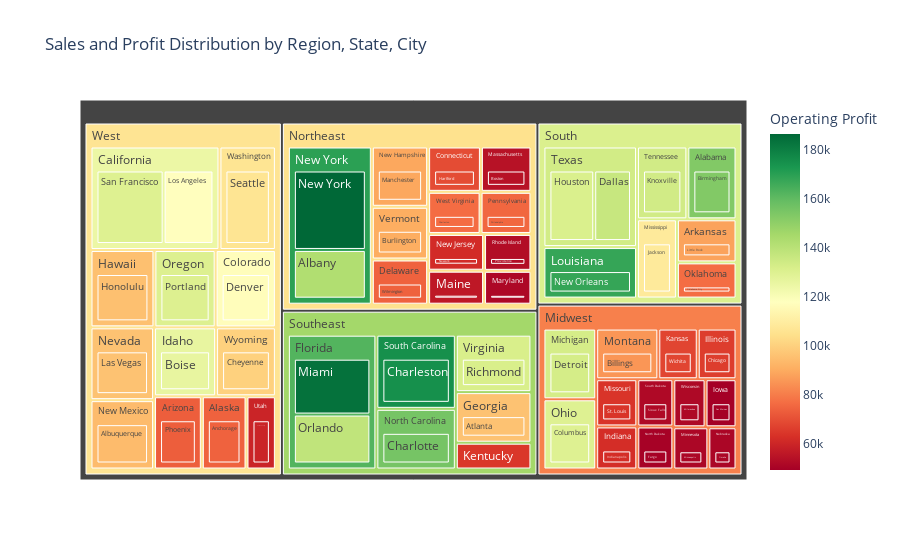

Source (notebook cell):
### Markdown cell above
# ***TREE MAP***
This code creates an interactive treemap visualization using Plotly Express to show the hierarchical distribution of total sales and operating profit across regions, states, and cities. The treemap is structured with three nested levels—Region at the top, then State, and finally City—allowing you to explore sales data at different geographic scales. The size of each rectangle corresponds to the total sales value, so larger blocks represent higher sales volumes. The color of each block reflects the operating profit, using a red-yellow-green ("RdYlGn") color scale where typically green indicates higher profit and red indicates lower or negative profit. Hovering over any block reveals detailed sales and profit figures formatted with commas for easier reading. This visualization provides an intuitive way to identify which locations contribute most to sales and profit, as well as how profit varies within the sales hierarchy.

### Code cell
#TREE MAP
fig = px.treemap(df,
                 path=['Region', 'State', 'City'],
                 values='Total Sales',
                 color='Operating Profit',
                 color_continuous_scale='RdYlGn',
                 title='Sales and Profit Distribution by Region, State, City',
                 hover_data={'Total Sales':':,.0f', 'Operating Profit':':,.0f'})

fig.show()

### Figure 1 — Plotly figure (JSON) as saved in the notebook; plotly's stock layout.template omitted (floating-point values rounded to 4 significant figures; data arrays with more than 128 entries replaced by an {"elided": "..."} marker saying what was removed)
{"data": [{"branchvalues": "total", "customdata": {"elided": "109x2 float values"}, "domain": {"x": [0, 1], "y": [0, 1]}, "hovertemplate": "labels=%{label}<br>Total Sales=%{customdata[0]:,.0f}<br>parent=%{parent}<br>id=%{id}<br>Operating Profit=%{color:,.0f}<extra></extra>", "ids": ["Northeast/New York/New York", "South/Texas/Houston", "West/California/San Francisco", "West/California/Los Angeles", "Midwest/Illinois/Chicago", "South/Texas/Dallas", "Northeast/Pennsylvania/Philadelphia", "West/Nevada/Las Vegas", "West/Colorado/Denver", "West/Washington/Seattle", "Southeast/Florida/Miami", "Midwest/Minnesota/Minneapolis", "Midwest/Montana/Billings", "South/Tennessee/Knoxville", "Midwest/Nebraska/Omaha", "South/Alabama/Birmingham", "Northeast/Maine/Portland", "West/Alaska/Anchorage", "West/Hawaii/Honolulu", "Southeast/Florida/Orlando", "Northeast/New York/Albany", "West/Wyoming/Cheyenne", "Southeast/Virginia/Richmond", "Midwest/Michigan/Detroit", "Midwest/Missouri/St. Louis", "West/Utah/Salt Lake City", "West/Oregon/Portland", "South/Louisiana/New Orleans", "West/Idaho/Boise", "West/Arizona/Phoenix", "West/New Mexico/Albuquerque", "Southeast/Georgia/Atlanta", "Southeast/South Carolina/Charleston", "Southeast/North Carolina/Charlotte", "Midwest/Ohio/Columbus", "Southeast/Kentucky/Louisville", "South/Mississippi/Jackson", "South/Arkansas/Little Rock", "South/Oklahoma/Oklahoma City", "Midwest/Kansas/Wichita", "Midwest/South Dakota/Sioux Falls", "Midwest/North Dakota/Fargo", "Midwest/Iowa/Des Moines", "Midwest/Wisconsin/Milwaukee", "Midwest/Indiana/Indianapolis", "Northeast/West Virginia/Charleston", "Northeast/Maryland/Baltimore", "Northeast/Delaware/Wilmington", "Northeast/New Jersey/Newark", "Northeast/Connecticut/Hartford", "Northeast/Rhode Island/Providence", "Northeast/Massachusetts/Boston", "Northeast/Vermont/Burlington", "Northeast/New Hampshire/Manchester", "Northeast/New York", "South/Texas", "West/California", "Midwest/Illinois", "Northeast/Pennsylvania", "West/Nevada", "West/Colorado", "West/Washington", "Southeast/Florida", "Midwest/Minnesota", "Midwest/Montana", "South/Tennessee", "Midwest/Nebraska", "South/Alabama", "Northeast/Maine", "West/Alaska", "West/Hawaii", "West/Wyoming", "Southeast/Virginia", "Midwest/Michigan", "Midwest/Missouri", "West/Utah", "West/Oregon", "South/Louisiana", "West/Idaho", "West/Arizona", "West/New Mexico", "Southeast/Georgia", "Southeast/South Carolina", "Southeast/North Carolina", "Midwest/Ohio", "Southeast/Kentucky", "South/Mississippi", "South/Arkansas", "South/Oklahoma", "Midwest/Kansas", "Midwest/South Dakota", "Midwest/North Dakota", "Midwest/Iowa", "Midwest/Wisconsin", "Midwest/Indiana", "Northeast/West Virginia", "Northeast/Maryland", "Northeast/Delaware", "Northeast/New Jersey", "Northeast/Connecticut", "Northeast/Rhode Island", "Northeast/Massachusetts", "Northeast/Vermont", "Northeast/New Hampshire", "Northeast", "South", "West", "Midwest", "Southeast"], "labels": ["New York", "Houston", "San Francisco", "Los Angeles", "Chicago", "Dallas", "Philadelphia", "Las Vegas", "Denver", "Seattle", "Miami", "Minneapolis", "Billings", "Knoxville", "Omaha", "Birmingham", "Portland", "Anchorage", "Honolulu", "Orlando", "Albany", "Cheyenne", "Richmond", "Detroit", "St. Louis", "Salt Lake City", "Portland", "New Orleans", "Boise", "Phoenix", "Albuquerque", "Atlanta", "Charleston", "Charlotte", "Columbus", "Louisville", "Jackson", "Little Rock", "Oklahoma City", "Wichita", "Sioux Falls", "Fargo", "Des Moines", "Milwaukee", "Indianapolis", "Charleston", "Baltimore", "Wilmington", "Newark", "Hartford", "Providence", "Boston", "Burlington", "Manchester", "New York", "Texas", "California", "Illinois", "Pennsylvania", "Nevada", "Colorado", "Washington", "Florida", "Minnesota", "Montana", "Tennessee", "Nebraska", "Alabama", "Maine", "Alaska", "Hawaii", "Wyoming", "Virginia", "Michigan", "Missouri", "Utah", "Oregon", "Louisiana", "Idaho", "Arizona", "New Mexico", "Georgia", "South Carolina", "North Carolina", "Ohio", "Kentucky", "Mississippi", "Arkansas", "Oklahoma", "Kansas", "South Dakota", "North Dakota", "Iowa", "Wisconsin", "Indiana", "West Virginia", "Maryland", "Delaware", "New Jersey", "Connecticut", "Rhode Island", "Massachusetts", "Vermont", "New Hampshire", "Northeast", "South", "West", "Midwest", "Southeast"], "marker": {"coloraxis": "coloraxis", "colors": [186600.0, 131200.0, 130000.0, 117700.0, 65950.0, 136500.0, 75430.0, 96030.0, 117000.0, 106200.0, 183700.0, 51300.0, 85370.0, 133900.0, 51040.0, 153100.0, 56090.0, 74350.0, 95420.0, 138300.0, 142600.0, 100100.0, 131600.0, 132800.0, 63870.0, 59550.0, 130400.0, 168000.0, 126200.0, 73480.0, 94130.0, 95890.0, 175100.0, 155600.0, 129800.0, 64680.0, 108500.0, 88190.0, 76700.0, 67780.0, 52030.0, 49830.0, 49320.0, 51810.0, 62090.0, 76580.0, 51520.0, 74240.0, 61750.0, 69400.0, 52910.0, 54350.0, 90450.0, 89280.0, 169800.0, 133600.0, 124700.0, 65950.0, 75430.0, 96030.0, 117000.0, 106200.0, 162500.0, 51300.0, 85370.0, 133900.0, 51040.0, 153100.0, 56090.0, 74350.0, 95420.0, 100100.0, 131600.0, 132800.0, 63870.0, 59550.0, 130400.0, 168000.0, 126200.0, 73480.0, 94130.0, 95890.0, 175100.0, 155600.0, 129800.0, 64680.0, 108500.0, 88190.0, 76700.0, 67780.0, 52030.0, 49830.0, 49320.0, 51810.0, 62090.0, 76580.0, 51520.0, 74240.0, 61750.0, 69400.0, 52910.0, 54350.0, 90450.0, 89280.0, 105000.0, 130800.0, 106200.0, 80830.0, 145800.0]}, "name": "", "parents": ["Northeast/New York", "South/Texas", "West/California", "West/California", "Midwest/Illinois", "South/Texas", "Northeast/Pennsylvania", "West/Nevada", "West/Colorado", "West/Washington", "Southeast/Florida", "Midwest/Minnesota", "Midwest/Montana", "South/Tennessee", "Midwest/Nebraska", "South/Alabama", "Northeast/Maine", "West/Alaska", "West/Hawaii", "Southeast/Florida", "Northeast/New York", "West/Wyoming", "Southeast/Virginia", "Midwest/Michigan", "Midwest/Missouri", "West/Utah", "West/Oregon", "South/Louisiana", "West/Idaho", "West/Arizona", "West/New Mexico", "Southeast/Georgia", "Southeast/South Carolina", "Southeast/North Carolina", "Midwest/Ohio", "Southeast/Kentucky", "South/Mississippi", "South/Arkansas", "South/Oklahoma", "Midwest/Kansas", "Midwest/South Dakota", "Midwest/North Dakota", "Midwest/Iowa", "Midwest/Wisconsin", "Midwest/Indiana", "Northeast/West Virginia", "Northeast/Maryland", "Northeast/Delaware", "Northeast/New Jersey", "Northeast/Connecticut", "Northeast/Rhode Island", "Northeast/Massachusetts", "Northeast/Vermont", "Northeast/New Hampshire", "Northeast", "South", "West", "Midwest", "Northeast", "West", "West", "West", "Southeast", "Midwest", "Midwest", "South", "Midwest", "South", "Northeast", "West", "West", "West", "Southeast", "Midwest", "Midwest", "West", "West", "South", "West", "West", "West", "Southeast", "Southeast", "Southeast", "Midwest", "Southeast", "South", "South", "South", "Midwest", "Midwest", "Midwest", "Midwest", "Midwest", "Midwest", "Northeast", "Northeast", "Northeast", "Northeast", "Northeast", "Northeast", "Northeast", "Northeast", "Northeast", "", "", "", "", ""], "type": "treemap", "values": [39800000.0, 25460000.0, 34540000.0, 25630000.0, 9797000.0, 20900000.0, 10360000.0, 20860000.0, 21000000.0, 26330000.0, 31600000.0, 7378000.0, 15710000.0, 18070000.0, 5929000.0, 17630000.0, 9196000.0, 14750000.0, 22280000.0, 27680000.0, 24430000.0, 18580000.0, 21580000.0, 18630000.0, 9683000.0, 9696000.0, 21350000.0, 23750000.0, 19280000.0, 15780000.0, 19870000.0, 19000000.0, 29290000.0, 23960000.0, 18480000.0, 10070000.0, 15590000.0, 12640000.0, 10620000.0, 9973000.0, 8496000.0, 7736000.0, 7424000.0, 7727000.0, 8836000.0, 10690000.0, 7758000.0, 12300000.0, 9934000.0, 11570000.0, 8447000.0, 11080000.0, 14350000.0, 16410000.0, 64230000.0, 46360000.0, 60170000.0, 9797000.0, 10360000.0, 20860000.0, 21000000.0, 26330000.0, 59280000.0, 7378000.0, 15710000.0, 18070000.0, 5929000.0, 17630000.0, 9196000.0, 14750000.0, 22280000.0, 18580000.0, 21580000.0, 18630000.0, 9683000.0, 9696000.0, 21350000.0, 23750000.0, 19280000.0, 15780000.0, 19870000.0, 19000000.0, 29290000.0, 23960000.0, 18480000.0, 10070000.0, 15590000.0, 12640000.0, 10620000.0, 9973000.0, 8496000.0, 7736000.0, 7424000.0, 7727000.0, 8836000.0, 10690000.0, 7758000.0, 12300000.0, 9934000.0, 11570000.0, 8447000.0, 11080000.0, 14350000.0, 16410000.0, 186300000.0, 144700000.0, 269900000.0, 135800000.0, 163200000.0]}], "layout": {"coloraxis": {"colorbar": {"title": {"text": "Operating Profit"}}, "colorscale": [[0, "rgb(165,0,38)"], [0.1, "rgb(215,48,39)"], [0.2, "rgb(244,109,67)"], [0.3, "rgb(253,174,97)"], [0.4, "rgb(254,224,139)"], [0.5, "rgb(255,255,191)"], [0.6, "rgb(217,239,139)"], [0.7, "rgb(166,217,106)"], [0.8, "rgb(102,189,99)"], [0.9, "rgb(26,152,80)"], [1, "rgb(0,104,55)"]]}, "legend": {"tracegroupgap": 0}, "title": {"text": "Sales and Profit Distribution by Region, State, City"}}}
